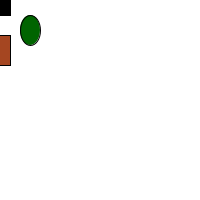
Frame 1 (no input)
Frame 60 (the mouse pressed at the canvas centre just before this capture): identical to frame 1, image omitted
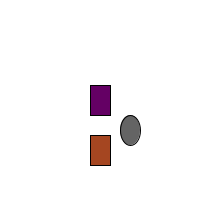
Frame 120 (the mouse held since frame 60 and released just before this capture)

The Processing sketch that drew these frames (run headless with seeded random() and noise(); from frame 60 on, the mouse is pressed at the canvas centre):

// Processing sketch: processing_25186
// ── processing_25186.pde

//Catherine Steller processing 2011
//Lesson 1 Project


void setup(){
  size(200,200);
  
  
}



void draw(){
  //updates display
  
  background(255);
  
  ellipseMode(CENTER);
  rectMode(CENTER);
  
  stroke(0);
  fill(mouseX,0,mouseY);
  rect(mouseX,mouseY,20,30);
  
  fill(mouseX,100,mouseY);
  ellipse(mouseX+30,mouseY+30,20,30);
  
  fill(165,70,33);
  rect(mouseX,mouseY+50,20,30);
  
  
}
